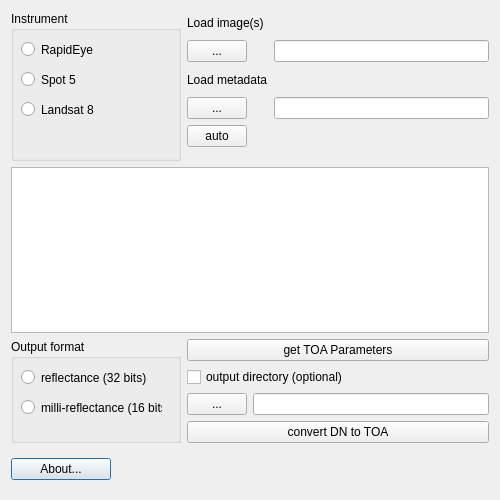
<?xml version="1.0" encoding="UTF-8"?>
<ui version="4.0">
 <class>geosudRefToa</class>
 <widget class="QDialog" name="geosudRefToa">
  <property name="geometry">
   <rect>
    <x>0</x>
    <y>0</y>
    <width>500</width>
    <height>500</height>
   </rect>
  </property>
  <property name="minimumSize">
   <size>
    <width>500</width>
    <height>500</height>
   </size>
  </property>
  <property name="font">
   <font>
    <family>Arial</family>
   </font>
  </property>
  <property name="windowTitle">
   <string>Geosud : TOA Reflectance</string>
  </property>
  <layout class="QGridLayout" name="gridLayout_2">
   <item row="5" column="2">
    <widget class="QTextEdit" name="teParam">
     <property name="minimumSize">
      <size>
       <width>300</width>
       <height>0</height>
      </size>
     </property>
     <property name="font">
      <font>
       <family>Arial</family>
      </font>
     </property>
    </widget>
   </item>
   <item row="8" column="2" rowspan="2">
    <layout class="QHBoxLayout" name="horizontalLayout">
     <item>
      <widget class="QPushButton" name="pbAbout">
       <property name="minimumSize">
        <size>
         <width>100</width>
         <height>0</height>
        </size>
       </property>
       <property name="maximumSize">
        <size>
         <width>100</width>
         <height>16777215</height>
        </size>
       </property>
       <property name="font">
        <font>
         <family>Arial</family>
        </font>
       </property>
       <property name="text">
        <string>About...</string>
       </property>
      </widget>
     </item>
     <item>
      <spacer name="horizontalSpacer">
       <property name="orientation">
        <enum>Qt::Horizontal</enum>
       </property>
       <property name="sizeHint" stdset="0">
        <size>
         <width>40</width>
         <height>20</height>
        </size>
       </property>
      </spacer>
     </item>
     <item>
      <widget class="QLabel" name="label">
       <property name="minimumSize">
        <size>
         <width>80</width>
         <height>40</height>
        </size>
       </property>
       <property name="maximumSize">
        <size>
         <width>80</width>
         <height>40</height>
        </size>
       </property>
       <property name="text">
        <string/>
       </property>
       <property name="pixmap">
        <pixmap>icon_geosud.png</pixmap>
       </property>
      </widget>
     </item>
    </layout>
   </item>
   <item row="2" column="2" rowspan="2">
    <layout class="QGridLayout" name="gridLayout_4">
     <item row="0" column="0">
      <widget class="QGroupBox" name="gbInstrument">
       <property name="minimumSize">
        <size>
         <width>170</width>
         <height>150</height>
        </size>
       </property>
       <property name="maximumSize">
        <size>
         <width>170</width>
         <height>150</height>
        </size>
       </property>
       <property name="font">
        <font>
         <family>Arial</family>
        </font>
       </property>
       <property name="layoutDirection">
        <enum>Qt::LeftToRight</enum>
       </property>
       <property name="title">
        <string>Instrument</string>
       </property>
       <property name="checkable">
        <bool>false</bool>
       </property>
       <widget class="QRadioButton" name="rbRapideye">
        <property name="geometry">
         <rect>
          <x>10</x>
          <y>30</y>
          <width>82</width>
          <height>17</height>
         </rect>
        </property>
        <property name="text">
         <string>RapidEye</string>
        </property>
       </widget>
       <widget class="QRadioButton" name="rbSpot">
        <property name="geometry">
         <rect>
          <x>10</x>
          <y>60</y>
          <width>82</width>
          <height>17</height>
         </rect>
        </property>
        <property name="text">
         <string>Spot 5</string>
        </property>
       </widget>
       <widget class="QRadioButton" name="rbLandsat">
        <property name="geometry">
         <rect>
          <x>10</x>
          <y>90</y>
          <width>82</width>
          <height>17</height>
         </rect>
        </property>
        <property name="text">
         <string>Landsat 8</string>
        </property>
       </widget>
      </widget>
     </item>
     <item row="0" column="1">
      <layout class="QFormLayout" name="formLayout">
       <property name="sizeConstraint">
        <enum>QLayout::SetMinimumSize</enum>
       </property>
       <property name="fieldGrowthPolicy">
        <enum>QFormLayout::AllNonFixedFieldsGrow</enum>
       </property>
       <property name="labelAlignment">
        <set>Qt::AlignLeading|Qt::AlignLeft|Qt::AlignVCenter</set>
       </property>
       <property name="formAlignment">
        <set>Qt::AlignRight|Qt::AlignTop|Qt::AlignTrailing</set>
       </property>
       <item row="2" column="0">
        <widget class="QPushButton" name="pbLoadImg">
         <property name="minimumSize">
          <size>
           <width>60</width>
           <height>0</height>
          </size>
         </property>
         <property name="maximumSize">
          <size>
           <width>60</width>
           <height>16777215</height>
          </size>
         </property>
         <property name="font">
          <font>
           <family>Arial</family>
          </font>
         </property>
         <property name="text">
          <string>...</string>
         </property>
        </widget>
       </item>
       <item row="2" column="1">
        <widget class="QLineEdit" name="leInput">
         <property name="minimumSize">
          <size>
           <width>0</width>
           <height>0</height>
          </size>
         </property>
         <property name="font">
          <font>
           <family>Arial</family>
          </font>
         </property>
        </widget>
       </item>
       <item row="3" column="0">
        <widget class="QLabel" name="label_2">
         <property name="minimumSize">
          <size>
           <width>0</width>
           <height>23</height>
          </size>
         </property>
         <property name="maximumSize">
          <size>
           <width>16777215</width>
           <height>23</height>
          </size>
         </property>
         <property name="font">
          <font>
           <family>Arial</family>
          </font>
         </property>
         <property name="text">
          <string>Load metadata</string>
         </property>
        </widget>
       </item>
       <item row="4" column="0">
        <widget class="QPushButton" name="pbMetadata">
         <property name="sizePolicy">
          <sizepolicy hsizetype="Fixed" vsizetype="Fixed">
           <horstretch>0</horstretch>
           <verstretch>0</verstretch>
          </sizepolicy>
         </property>
         <property name="minimumSize">
          <size>
           <width>60</width>
           <height>0</height>
          </size>
         </property>
         <property name="maximumSize">
          <size>
           <width>60</width>
           <height>16777215</height>
          </size>
         </property>
         <property name="font">
          <font>
           <family>Arial</family>
          </font>
         </property>
         <property name="text">
          <string>...</string>
         </property>
        </widget>
       </item>
       <item row="4" column="1">
        <widget class="QLineEdit" name="leMetadata">
         <property name="font">
          <font>
           <family>Arial</family>
          </font>
         </property>
        </widget>
       </item>
       <item row="5" column="0">
        <widget class="QPushButton" name="pbLucky">
         <property name="minimumSize">
          <size>
           <width>60</width>
           <height>0</height>
          </size>
         </property>
         <property name="maximumSize">
          <size>
           <width>60</width>
           <height>16777215</height>
          </size>
         </property>
         <property name="font">
          <font>
           <family>Arial</family>
          </font>
         </property>
         <property name="text">
          <string>auto</string>
         </property>
        </widget>
       </item>
       <item row="1" column="0">
        <widget class="QLabel" name="label_3">
         <property name="sizePolicy">
          <sizepolicy hsizetype="Preferred" vsizetype="Preferred">
           <horstretch>0</horstretch>
           <verstretch>0</verstretch>
          </sizepolicy>
         </property>
         <property name="minimumSize">
          <size>
           <width>0</width>
           <height>23</height>
          </size>
         </property>
         <property name="maximumSize">
          <size>
           <width>16777215</width>
           <height>23</height>
          </size>
         </property>
         <property name="font">
          <font>
           <family>Arial</family>
          </font>
         </property>
         <property name="text">
          <string>Load image(s)</string>
         </property>
        </widget>
       </item>
      </layout>
     </item>
    </layout>
   </item>
   <item row="1" column="2">
    <layout class="QGridLayout" name="glInfo"/>
   </item>
   <item row="6" column="2">
    <layout class="QGridLayout" name="gridLayout_5">
     <item row="0" column="0">
      <widget class="QGroupBox" name="gpOutput">
       <property name="minimumSize">
        <size>
         <width>170</width>
         <height>100</height>
        </size>
       </property>
       <property name="maximumSize">
        <size>
         <width>170</width>
         <height>16777215</height>
        </size>
       </property>
       <property name="font">
        <font>
         <family>Arial</family>
        </font>
       </property>
       <property name="title">
        <string>Output format</string>
       </property>
       <widget class="QRadioButton" name="rbRefNorm">
        <property name="geometry">
         <rect>
          <x>10</x>
          <y>30</y>
          <width>131</width>
          <height>17</height>
         </rect>
        </property>
        <property name="text">
         <string>reflectance (32 bits)</string>
        </property>
       </widget>
       <widget class="QRadioButton" name="rbRefMilli">
        <property name="geometry">
         <rect>
          <x>10</x>
          <y>60</y>
          <width>141</width>
          <height>17</height>
         </rect>
        </property>
        <property name="text">
         <string>milli-reflectance (16 bits)</string>
        </property>
       </widget>
      </widget>
     </item>
     <item row="0" column="1">
      <layout class="QGridLayout" name="gridLayout_3">
       <item row="3" column="0">
        <widget class="QCheckBox" name="cbOutput">
         <property name="font">
          <font>
           <family>Arial</family>
          </font>
         </property>
         <property name="text">
          <string>output directory (optional)</string>
         </property>
        </widget>
       </item>
       <item row="0" column="0">
        <widget class="QPushButton" name="pbGetParam">
         <property name="minimumSize">
          <size>
           <width>105</width>
           <height>0</height>
          </size>
         </property>
         <property name="font">
          <font>
           <family>Arial</family>
          </font>
         </property>
         <property name="text">
          <string>get TOA Parameters</string>
         </property>
        </widget>
       </item>
       <item row="5" column="0">
        <widget class="QPushButton" name="pbConvert">
         <property name="minimumSize">
          <size>
           <width>105</width>
           <height>0</height>
          </size>
         </property>
         <property name="font">
          <font>
           <family>Arial</family>
          </font>
         </property>
         <property name="text">
          <string>convert DN to TOA</string>
         </property>
        </widget>
       </item>
       <item row="4" column="0">
        <layout class="QFormLayout" name="formLayout_2">
         <item row="0" column="0">
          <widget class="QPushButton" name="pbOutput">
           <property name="minimumSize">
            <size>
             <width>40</width>
             <height>0</height>
            </size>
           </property>
           <property name="maximumSize">
            <size>
             <width>60</width>
             <height>16777215</height>
            </size>
           </property>
           <property name="font">
            <font>
             <family>Arial</family>
            </font>
           </property>
           <property name="text">
            <string>...</string>
           </property>
          </widget>
         </item>
         <item row="0" column="1">
          <widget class="QLineEdit" name="leOutput"/>
         </item>
        </layout>
       </item>
      </layout>
     </item>
    </layout>
   </item>
  </layout>
 </widget>
 <tabstops>
  <tabstop>rbRapideye</tabstop>
  <tabstop>rbSpot</tabstop>
  <tabstop>rbLandsat</tabstop>
  <tabstop>pbLoadImg</tabstop>
  <tabstop>leInput</tabstop>
  <tabstop>pbMetadata</tabstop>
  <tabstop>leMetadata</tabstop>
  <tabstop>pbLucky</tabstop>
  <tabstop>teParam</tabstop>
  <tabstop>pbGetParam</tabstop>
  <tabstop>rbRefNorm</tabstop>
  <tabstop>rbRefMilli</tabstop>
  <tabstop>cbOutput</tabstop>
  <tabstop>pbOutput</tabstop>
  <tabstop>leOutput</tabstop>
  <tabstop>pbConvert</tabstop>
  <tabstop>pbAbout</tabstop>
 </tabstops>
 <resources/>
 <connections/>
</ui>
